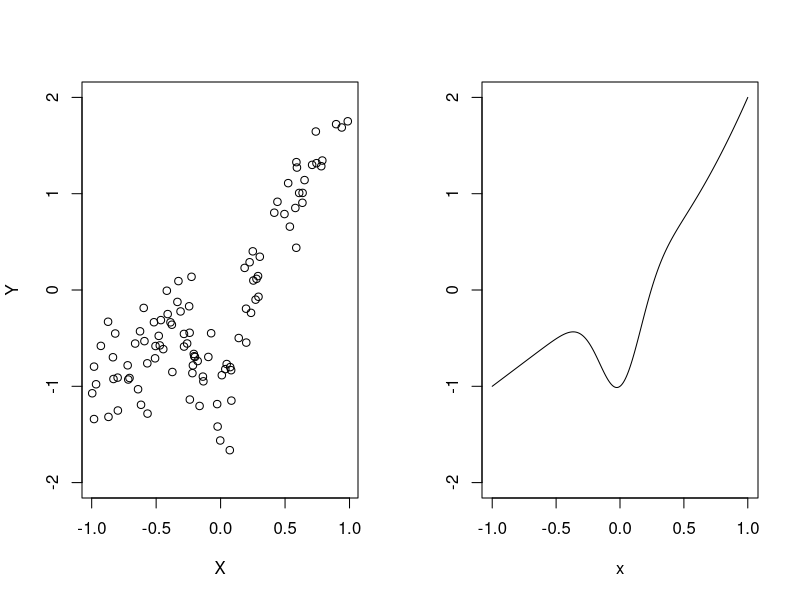

Write R code to recreate this figure. (Note: this script raises an error after producing the figure.)
m.ftn <- function(x) -exp(-20*x^2) + x + x^2 * (x>0)

set.seed(-1)
n <- 100
X <- runif(n, min=-1, max=1)
eps <- rnorm(n, sd=.3)
Y <- m.ftn(X) + eps

par(mfrow=c(1,2))
plot(X, Y, ylim=c(-2,2))
x <- seq(from=-1, to=1, by=0.0025)
plot(x, m.ftn(x), type='l', xlab="x", ylab="", ylim=c(-2,2))

K <- function(x) 
  0.5*(abs(x)<=1)
#  0.75*(1-x*x)*(abs(x)<=1) 
#  0.9375*(1-x*x)*(1-x*x)*(abs(x)<=1) 
#  dnorm(x)
  
# Nadaraya-Watson estimate

NW <- nadaraya.watson(x, X, Y, K, h=0.25)

par(mfrow=c(1,1))
plot(X, Y)
lines(NW, col=2, lwd=3)
lines(x, m.ftn(x), lty=2, lwd=3, col="lightgray")

h.lb <- 0.0005*n^(-1/5)
h.ub <- 5*n^(-1/5)
h.nw.cv <- optimize(f=nw.cv, interval=c(h.lb, h.ub), X=X, Y=Y, K=K)
h <- h.nw.cv$minimum
print(h)

NW <- nadaraya.watson(x, X, Y, K, h)
plot(X, Y)
lines(NW, col=2, lwd=3)
lines(x, m.ftn(x), lty=2, lwd=3, col="lightgray")

# Local linear estimate

h.ll.cv <- optimize(f=ll.cv, interval=c(h.lb, h.ub), X=X, Y=Y, K=K)
h <- h.ll.cv$minimum
print(h)

LL <- local.linear(x, X, Y, K, h)
plot(X, Y)
lines(LL, col=3, lwd=3)
lines(x, m.ftn(x), lty=2, lwd=3, col="lightgray")
lines(NW, col=2, lwd=3)
